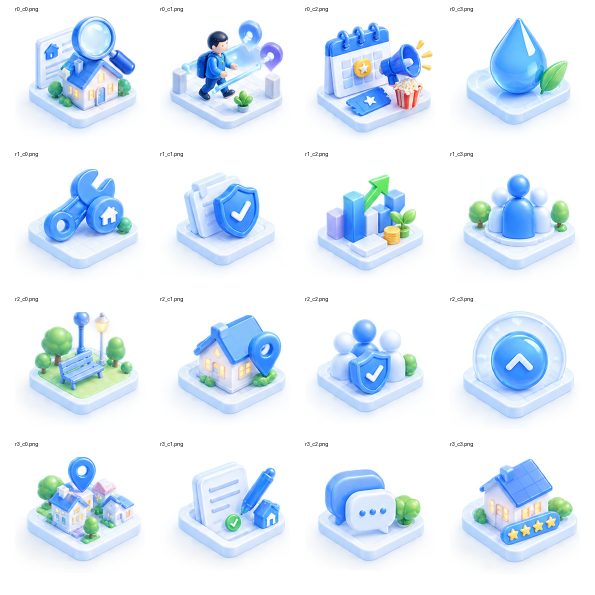
#> input picture tool/_ref_contact.png, 1190 x 1190 px, given in place of media_1789927085303.png, which was not available (shown at 1/2 size)
$ python slice_icons_v10_strict.py
#> lines starting #> are read from the running program, lines starting #| are printed output that depends on the picture; pictures that were not available may be replaced by others from this repository, and a replacement may not be noted
import os
import shutil
import numpy as np
from PIL import Image

def slice_strict(src_path, out_dir, suffix="_v10"):
#> called with suffix = '_v10'
    src = Image.open(src_path).convert("RGBA")
    arr = np.asarray(src)
    alpha = arr[:, :, 3]
#> alpha: shape (1190, 1190); every value is 255

    rows = (alpha > 5).any(axis=1)
    ys = np.where(rows)[0]
#> ys = 1190 values from 0 to 1189
    y0, y1 = ys.min(), ys.max()
#> y0 = 0; y1 = 1189

    pad_y = 6
    y0 = max(0, y0 - pad_y)
    y1 = min(arr.shape[0]-1, y1 + pad_y)

    W = arr.shape[1]
#> W = 1190
    N_COLS = 10
    bounds = [round(i * W / N_COLS) for i in range(N_COLS + 1)]

    os.makedirs(out_dir, exist_ok=True)
    web_dir = r"c:\Users\PHD\Desktop\StayHub\StayHub_frontend\build\web\assets\assets\images\categories"
    flutter_dir = r"c:\Users\PHD\Desktop\StayHub\StayHub_frontend\build\flutter_assets\assets\images\categories"
    os.makedirs(web_dir, exist_ok=True)
    os.makedirs(flutter_dir, exist_ok=True)

    names = ["phong_tro", "can_ho", "nha_o", "o_ghep", "mat_bang",
             "van_phong", "kho_van", "khong_gian", "luu_tru", "dat_cho_thue"]

    for i, name in enumerate(names):
        x0, x1 = bounds[i], bounds[i+1]
        tile = src.crop((x0, y0, x1, y1 + 1))
        out_name = f"{name}{suffix}.png"
        out_path = os.path.join(out_dir, out_name)
        tile.save(out_path, "PNG", optimize=True)
        shutil.copy2(out_path, os.path.join(web_dir, out_name))
        shutil.copy2(out_path, os.path.join(flutter_dir, out_name))
        print(f"Saved {out_name} size={tile.size}")
#> this loop made 10 passes
#> pass 1, in slice_strict, `tile = src.crop((x0, y0, x1, y1 + 1))`:
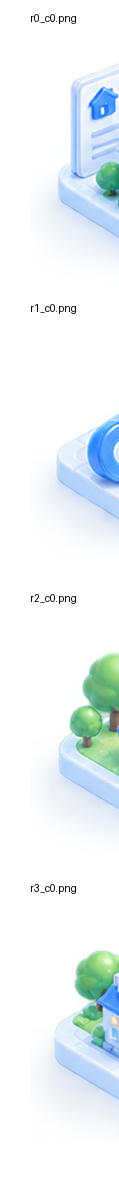
#> tile: PIL image 119x1190 RGBA; mean R, G, B, A 235.9, 243.6, 246.3, 255
#> pass 2, in slice_strict, `tile = src.crop((x0, y0, x1, y1 + 1))`:
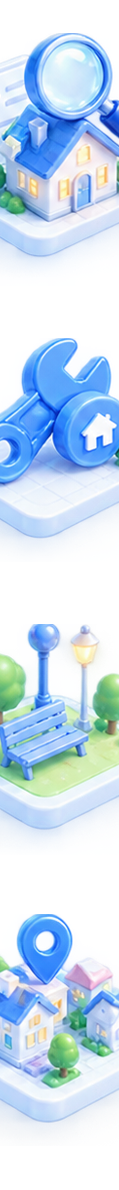
#> tile: PIL image 119x1190 RGBA; mean R, G, B, A 201.8, 222.2, 240.3, 255
#> pass 3, in slice_strict, `tile = src.crop((x0, y0, x1, y1 + 1))`:
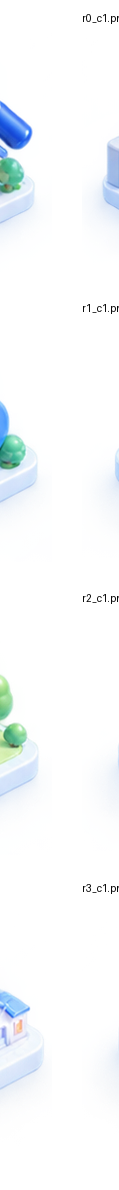
#> tile: PIL image 119x1190 RGBA; mean R, G, B, A 247, 249.9, 251.6, 255
#> after the loop:
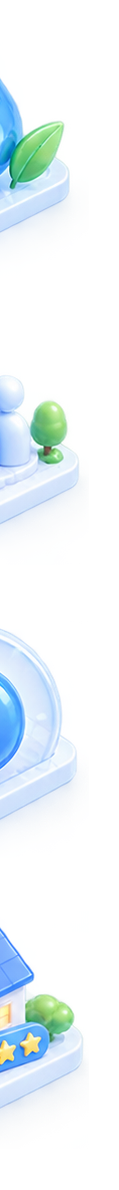
#> tile: PIL image 119x1190 RGBA; mean R, G, B, A 237, 245.2, 248.4, 255

if __name__ == "__main__":
    SRC = r"C:\Users\PHD\.gemini\antigravity-ide\brain\32dd7bf9-9f89-45a1-92d3-c1d7b5950639\.user_uploaded\media_1789927085303.png"
    OUT = r"c:\Users\PHD\Desktop\StayHub\StayHub_frontend\assets\images\categories"
    slice_strict(SRC, OUT, suffix="_v10")
